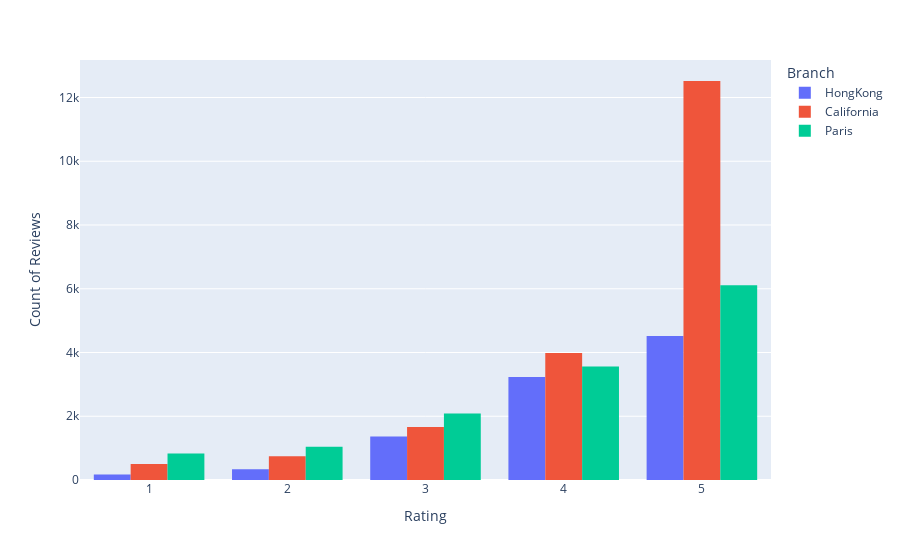

Write notebook code for a chart like this one.
### Code cell
import plotly.express as px
fig = px.histogram(disney, x='Rating', y='Rating', color = 'Branch',barmode='group', histfunc='count')
fig1 = fig.update_layout(yaxis_title = "Count of Reviews")
fig1.show()

### Figure 1 — Plotly figure (JSON) as saved in the notebook; plotly's stock layout.template omitted (floating-point values rounded to 4 significant figures; data arrays with more than 128 entries replaced by an {"elided": "..."} marker saying what was removed)
{"data": [{"alignmentgroup": "True", "bingroup": "x", "histfunc": "count", "hovertemplate": "Branch=HongKong<br>Rating=%{x}<br>count=%{y}<extra></extra>", "legendgroup": "HongKong", "marker": {"color": "#636efa", "pattern": {"shape": ""}}, "name": "HongKong", "offsetgroup": "HongKong", "orientation": "v", "showlegend": true, "type": "histogram", "x": {"elided": "9620 int values"}, "xaxis": "x", "y": {"elided": "9620 int values"}, "yaxis": "y"}, {"alignmentgroup": "True", "bingroup": "x", "histfunc": "count", "hovertemplate": "Branch=California<br>Rating=%{x}<br>count=%{y}<extra></extra>", "legendgroup": "California", "marker": {"color": "#EF553B", "pattern": {"shape": ""}}, "name": "California", "offsetgroup": "California", "orientation": "v", "showlegend": true, "type": "histogram", "x": {"elided": "19406 int values"}, "xaxis": "x", "y": {"elided": "19406 int values"}, "yaxis": "y"}, {"alignmentgroup": "True", "bingroup": "x", "histfunc": "count", "hovertemplate": "Branch=Paris<br>Rating=%{x}<br>count=%{y}<extra></extra>", "legendgroup": "Paris", "marker": {"color": "#00cc96", "pattern": {"shape": ""}}, "name": "Paris", "offsetgroup": "Paris", "orientation": "v", "showlegend": true, "type": "histogram", "x": {"elided": "13630 int values"}, "xaxis": "x", "y": {"elided": "13630 int values"}, "yaxis": "y"}], "layout": {"barmode": "group", "legend": {"title": {"text": "Branch"}, "tracegroupgap": 0}, "margin": {"t": 60}, "xaxis": {"anchor": "y", "domain": [0, 1], "title": {"text": "Rating"}}, "yaxis": {"anchor": "x", "domain": [0, 1], "title": {"text": "Count of Reviews"}}}}
